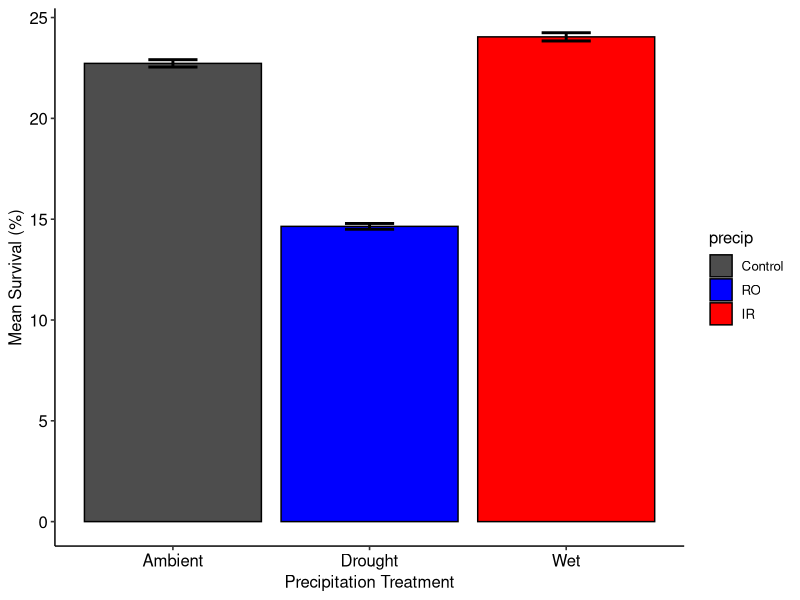
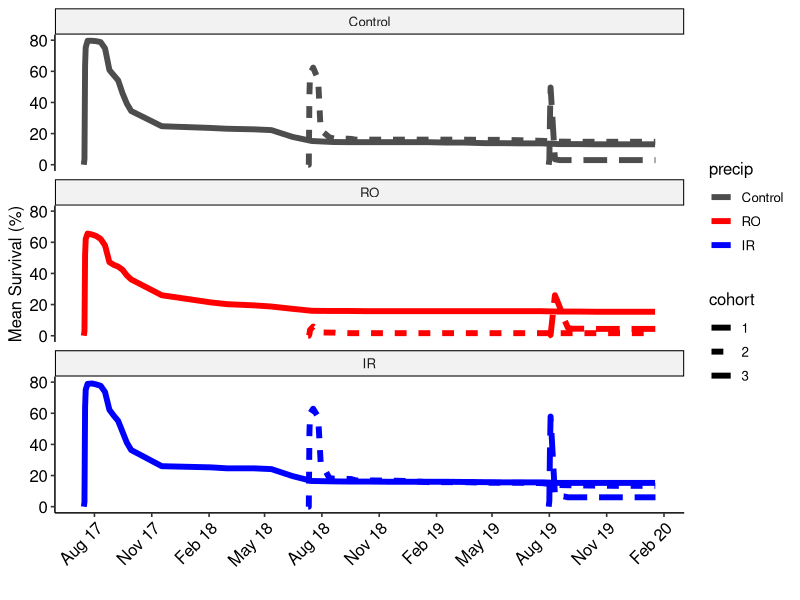
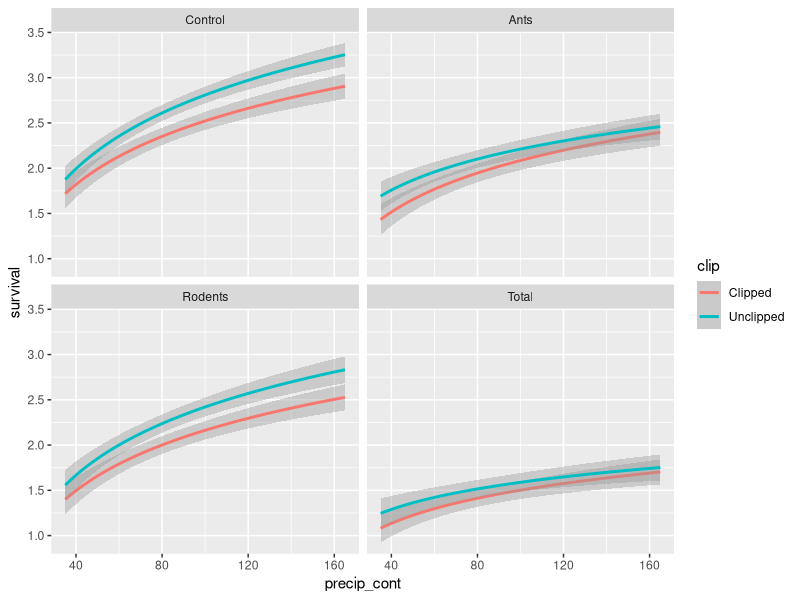
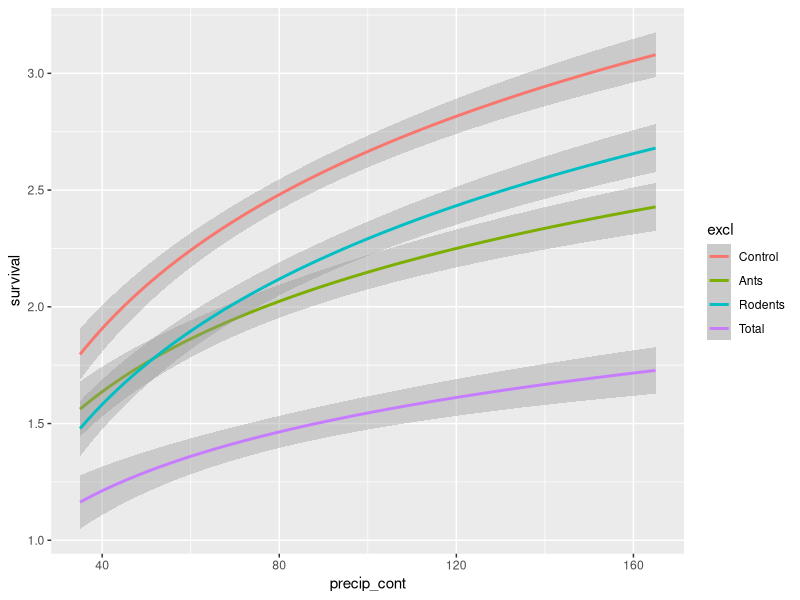
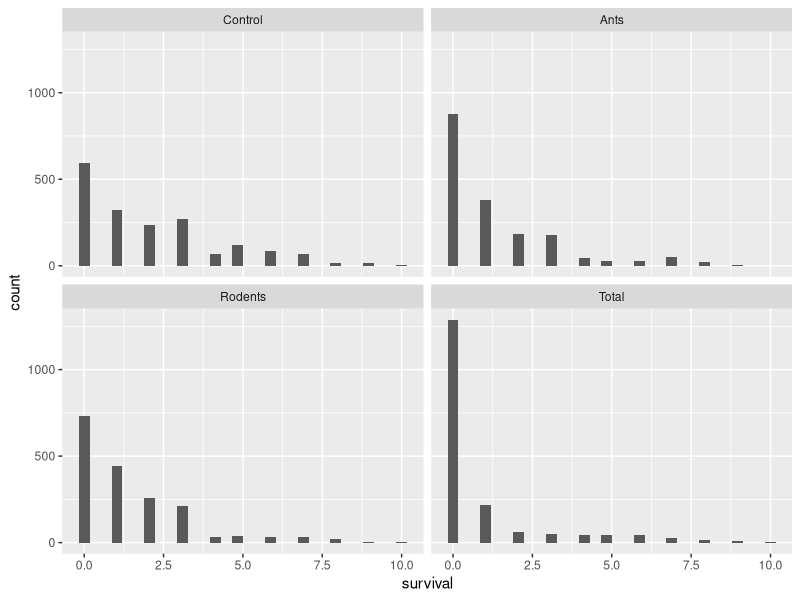
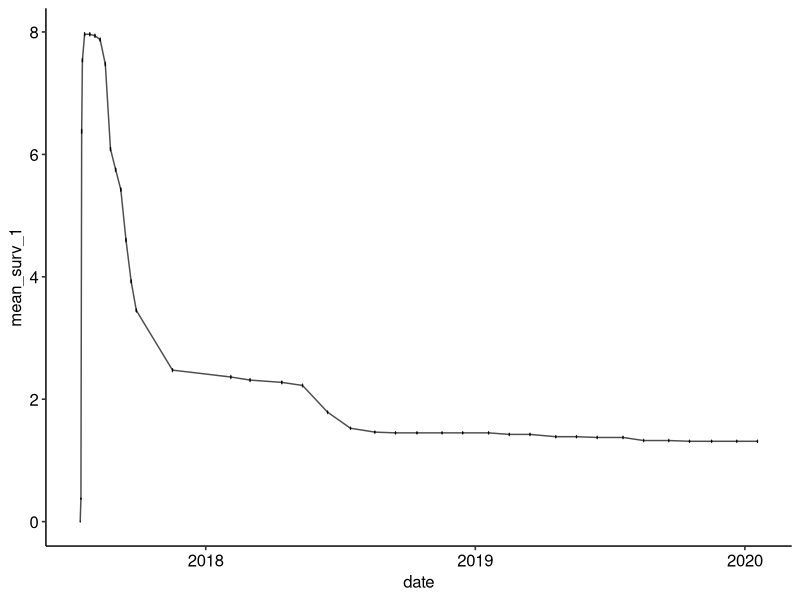
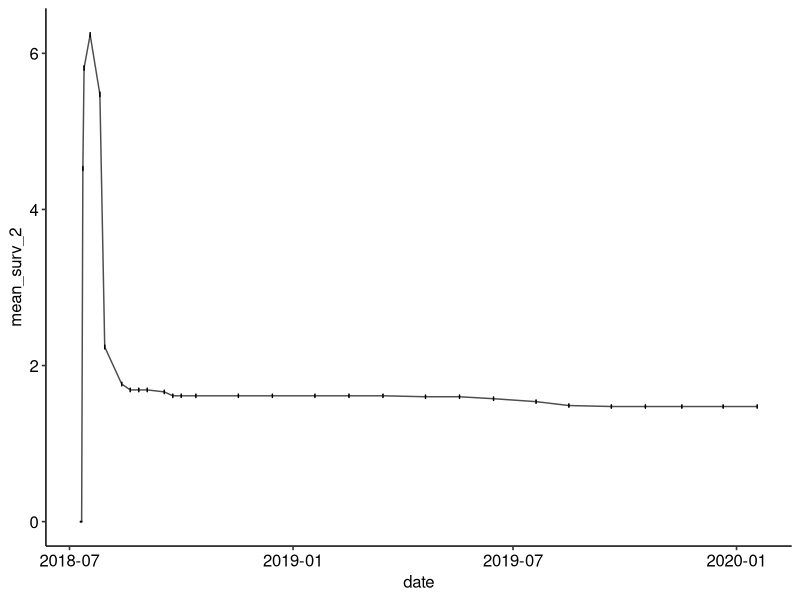
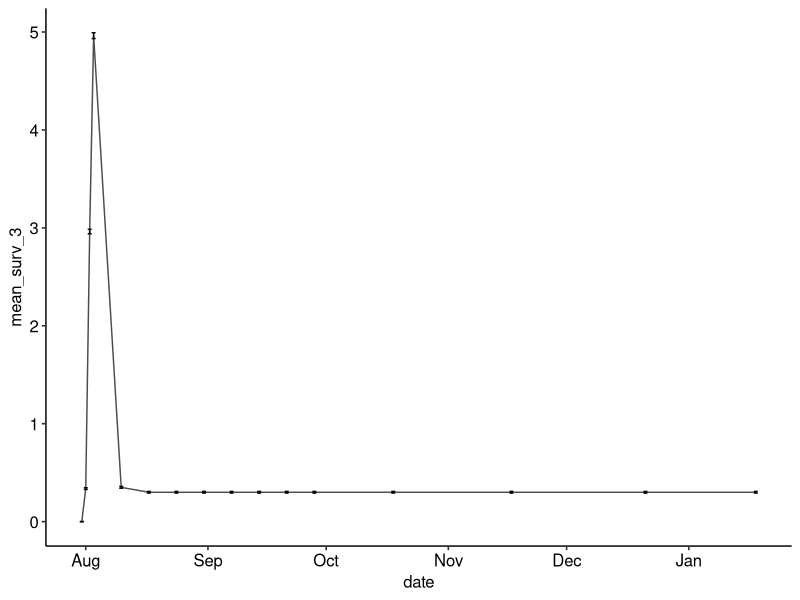

Reproduce these figures in R, in order.
# USDA Rainout - Santa Rita Experimental Range
# Data visualizations
# Austin Rutherford
# email:arutherford@email.arizona.edu
# 2021-03-29

# Load packages
library(tidyverse)
library(vroom)
library(ggpubr)
library(glmmTMB)

### Read in clean seedlings data with model outputs from "srer_rainout_stats_summarize"
seedlings_obs <- vroom("Data/seedlings_obs.csv",
                   col_types = c(.default = "f",
                                 ObsID = "i",
                                 date = "D",
                                 survival = "i",
                                 died = "i",
                                 tot_germination = "i",
                                 herb_lived = "i",
                                 herb_died = "i",
                                 tot_herbivory = "i",
                                 granivory = "i",
                                 res_surv = "d",
                                 sim_surv = "d",
                                 sim_fit_surv = "d",
                                 pred_surv = "d"))
str(seedlings_obs)
glimpse(seedlings_obs)

# create data set for raw survival data
tot_surv <- seedlings_obs %>% 
  group_by(precip, cohort, date) %>% 
  summarise(mean_surv = mean(survival),
            se_surv = (sd(survival)/n())) %>%
  mutate(upper = mean_surv + se_surv,
         lower = mean_surv - se_surv,
         date = as.Date(date))

summary(tot_surv)

tot_surv %>%
  group_by(precip, cohort) %>% 
  summarise(mean_precip_per = (100*mean(mean_surv)/10),
            mean_se_per = (100*mean(se_surv)/10)) %>% 
  mutate(upper = mean_precip_per + mean_se_per,
         lower = mean_precip_per - mean_se_per)

tot_surv %>%
  group_by(precip) %>% 
  summarise(mean_precip_per = (100*mean(mean_surv)/10),
            mean_se_per = (100*mean(se_surv)/10)) %>%
  mutate(upper = mean_precip_per + mean_se_per,
         lower = mean_precip_per - mean_se_per) %>% 
  ggplot(mapping = aes(x = precip, y = mean_precip_per, fill = precip)) +
  geom_bar(stat="identity", color = "black", position=position_dodge()) +
  geom_errorbar(aes(ymin = lower, ymax = upper), width = 0.25, position = position_dodge(), size = 1) +
  scale_fill_manual(values = c("grey30","blue1", "red1")) +
  scale_x_discrete(labels = c("Ambient", "Drought", "Wet")) +
  labs(y = "Mean Survival (%)",
       x = "Precipitation Treatment") +
  labs_pubr() +
  theme_pubr(legend = "right")

# plot predicted survival over time with error bars
tot_surv %>% ggplot(aes(x = date, y = 10*mean_surv, group = cohort, color = precip, linetype = cohort)) + 
  scale_color_manual(values = c("grey30", "red1", "blue1")) +
  scale_x_date(date_labels = "%b %y", date_breaks = "3 months") +
  geom_line(stat = "identity", size = 2, position = position_dodge(1)) + 
  #geom_errorbar(aes(ymin = lower, ymax = upper), width = 1, position = position_dodge(), size = 1) + # if make larger, very busy
  scale_fill_manual(values = c("grey30","blue1", "red1")) +
  #scale_y_continuous(labels = c("Ambient", "Drought", "Wet")) +
  labs(y = "Mean Survival (%)",
       x = "") +
  labs_pubr() +
  facet_wrap(~precip, ncol = 1, nrow = 3) +
  theme_pubr(x.text.angle = 45, legend = "right")

# create data set for precip and excl
tot_surv_pe <- seedlings_obs %>% 
  group_by(precip, excl) %>% 
  summarise(mean_surv = mean(survival),
            se_surv = (sd(survival)/n())) %>%
  mutate(upper = mean_surv + se_surv,
         lower = mean_surv - se_surv)

test <- seedlings_obs %>% 
  ungroup() %>% 
  mutate(precip_cont = dplyr::recode(precip,
                                     "Control" = "100",
                                     "IR" = "165",
                                     "RO" = "35")) %>% 
  mutate(precip_cont = as.numeric(as.character(precip_cont)))

test %>%
  ggplot(aes(x = precip_cont, y = survival, color = clip, group = clip)) + 
  geom_smooth(method = "glm", formula = y ~ log(x))+
  facet_wrap(~excl)

test %>% 
  ggplot(aes(x = precip_cont, y = survival, color = excl, group = excl)) + 
  geom_smooth(method = "glm", formula = y ~ log(x))

# year 2 zeros in total exclusion tx really bring down the averages
test %>% filter(cohort == "2") %>% 
  ggplot()+
  geom_histogram(aes(x = survival))+
  facet_wrap(~excl)

# plot control raw survival values for cohort 1
surv_1 <- seedlings_obs %>%
  filter(cohort == '1'& precip == 'Control') %>%
  group_by(date) %>% 
  summarise(mean_surv_1 = mean(survival),
            se_surv = (sd(survival)/n())) %>%
  mutate(upper = mean_surv_1 + se_surv,
         lower = mean_surv_1 - se_surv)

surv_1 %>% 
  ggplot(aes(x = date, y = mean_surv_1)) +
  geom_line(group = 1, color = "grey30")+
  geom_errorbar(aes(ymin = lower, ymax = upper), width = 1)+
  theme_pubr()

# plot control raw survival values for cohort 2
surv_2 <- seedlings_obs %>%
  filter(cohort == '2'& precip == 'Control') %>%
  group_by(date) %>% 
  summarise(mean_surv_2 = mean(survival),
            se_surv = (sd(survival)/n())) %>%
  mutate(upper = mean_surv_2 + se_surv,
         lower = mean_surv_2 - se_surv)

surv_2 %>% 
  ggplot(aes(x = date, y = mean_surv_2)) +
  geom_line(group = 1, color = "grey30")+
  geom_errorbar(aes(ymin = lower, ymax = upper), width = 1)+
  theme_pubr()

# plot control predicted survival values for cohort 3
surv_3 <- seedlings_obs %>%
  filter(cohort == '3'& precip == 'Control') %>%
  group_by(date) %>% 
  summarise(mean_surv_3 = mean(survival),
            se_surv = (sd(survival)/n())) %>%
  mutate(upper = mean_surv_3 + se_surv,
         lower = mean_surv_3 - se_surv)

surv_3 %>% 
  ggplot(aes(x = date, y = mean_surv_3)) +
  geom_line(group = 1, color = "grey30")+
  geom_errorbar(aes(ymin = lower, ymax = upper), width = 1)+
  theme_pubr()
